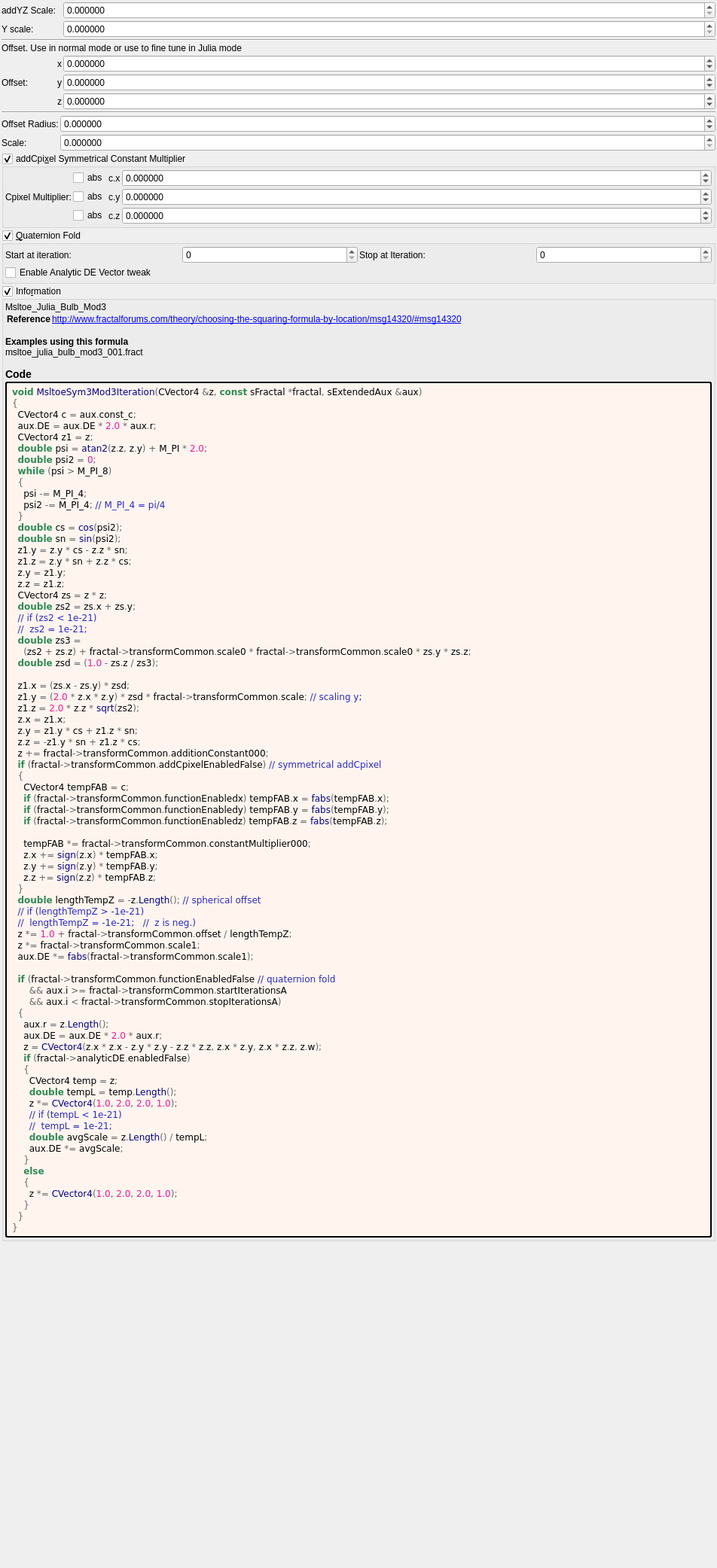
<?xml version="1.0" encoding="UTF-8"?>
<ui version="4.0">
 <class>msltoe_sym3_mod3</class>
 <widget class="QWidget" name="Form">
  <property name="geometry">
   <rect>
    <x>0</x>
    <y>0</y>
    <width>952</width>
    <height>2083</height>
   </rect>
  </property>
  <property name="windowTitle">
   <string notr="true">msltoe_sym3_mod3</string>
  </property>
  <layout class="QVBoxLayout" name="verticalLayout">
   <property name="spacing">
    <number>2</number>
   </property>
   <property name="leftMargin">
    <number>2</number>
   </property>
   <property name="topMargin">
    <number>2</number>
   </property>
   <property name="rightMargin">
    <number>2</number>
   </property>
   <property name="bottomMargin">
    <number>2</number>
   </property>
   <item>
    <layout class="QGridLayout" name="gridLayout_64" columnstretch="0,0,0,1">
     <property name="spacing">
      <number>2</number>
     </property>
     <item row="6" column="2">
      <widget class="QLabel" name="label_266">
       <property name="text">
        <string notr="true">z</string>
       </property>
      </widget>
     </item>
     <item row="0" column="3">
      <widget class="MyDoubleSpinBox" name="spinbox_transf_scale_0">
       <property name="sizePolicy">
        <sizepolicy hsizetype="Minimum" vsizetype="Maximum">
         <horstretch>0</horstretch>
         <verstretch>0</verstretch>
        </sizepolicy>
       </property>
       <property name="prefix">
        <string/>
       </property>
       <property name="suffix">
        <string/>
       </property>
       <property name="decimals">
        <number>6</number>
       </property>
       <property name="minimum">
        <double>0.000000000000000</double>
       </property>
       <property name="maximum">
        <double>99.998999999999995</double>
       </property>
       <property name="singleStep">
        <double>0.100000000000000</double>
       </property>
      </widget>
     </item>
     <item row="2" column="1" colspan="3">
      <widget class="Line" name="line_56">
       <property name="orientation">
        <enum>Qt::Horizontal</enum>
       </property>
      </widget>
     </item>
     <item row="4" column="3">
      <widget class="MyDoubleSpinBox" name="spinbox3_transf_addition_constant_x">
       <property name="sizePolicy">
        <sizepolicy hsizetype="Minimum" vsizetype="Maximum">
         <horstretch>0</horstretch>
         <verstretch>0</verstretch>
        </sizepolicy>
       </property>
       <property name="prefix">
        <string/>
       </property>
       <property name="suffix">
        <string/>
       </property>
       <property name="decimals">
        <number>6</number>
       </property>
       <property name="minimum">
        <double>-99.989999999999995</double>
       </property>
       <property name="maximum">
        <double>99.989999999999995</double>
       </property>
       <property name="singleStep">
        <double>0.100000000000000</double>
       </property>
      </widget>
     </item>
     <item row="7" column="1" colspan="3">
      <widget class="Line" name="line_59">
       <property name="orientation">
        <enum>Qt::Horizontal</enum>
       </property>
      </widget>
     </item>
     <item row="6" column="3">
      <widget class="MyDoubleSpinBox" name="spinbox3_transf_addition_constant_z">
       <property name="sizePolicy">
        <sizepolicy hsizetype="Minimum" vsizetype="Maximum">
         <horstretch>0</horstretch>
         <verstretch>0</verstretch>
        </sizepolicy>
       </property>
       <property name="prefix">
        <string/>
       </property>
       <property name="suffix">
        <string/>
       </property>
       <property name="decimals">
        <number>6</number>
       </property>
       <property name="minimum">
        <double>-99.989999999999995</double>
       </property>
       <property name="maximum">
        <double>99.989999999999995</double>
       </property>
       <property name="singleStep">
        <double>0.100000000000000</double>
       </property>
      </widget>
     </item>
     <item row="0" column="1">
      <widget class="QLabel" name="label_10">
       <property name="text">
        <string>addYZ Scale:</string>
       </property>
      </widget>
     </item>
     <item row="5" column="3">
      <widget class="MyDoubleSpinBox" name="spinbox3_transf_addition_constant_y">
       <property name="sizePolicy">
        <sizepolicy hsizetype="Minimum" vsizetype="Maximum">
         <horstretch>0</horstretch>
         <verstretch>0</verstretch>
        </sizepolicy>
       </property>
       <property name="prefix">
        <string/>
       </property>
       <property name="suffix">
        <string/>
       </property>
       <property name="decimals">
        <number>6</number>
       </property>
       <property name="minimum">
        <double>-99.989999999999995</double>
       </property>
       <property name="maximum">
        <double>99.989999999999995</double>
       </property>
       <property name="singleStep">
        <double>0.100000000000000</double>
       </property>
      </widget>
     </item>
     <item row="3" column="1" colspan="3">
      <widget class="QLabel" name="label">
       <property name="text">
        <string>Offset. Use in normal mode or use to fine tune in Julia mode</string>
       </property>
       <property name="wordWrap">
        <bool>true</bool>
       </property>
      </widget>
     </item>
     <item row="5" column="1">
      <widget class="QLabel" name="label_267">
       <property name="text">
        <string>Offset:</string>
       </property>
      </widget>
     </item>
     <item row="1" column="3">
      <widget class="MyDoubleSpinBox" name="spinbox_transf_scale">
       <property name="sizePolicy">
        <sizepolicy hsizetype="Minimum" vsizetype="Maximum">
         <horstretch>0</horstretch>
         <verstretch>0</verstretch>
        </sizepolicy>
       </property>
       <property name="prefix">
        <string/>
       </property>
       <property name="suffix">
        <string/>
       </property>
       <property name="decimals">
        <number>6</number>
       </property>
       <property name="minimum">
        <double>0.000000000000000</double>
       </property>
       <property name="maximum">
        <double>2.000000000000000</double>
       </property>
       <property name="singleStep">
        <double>0.100000000000000</double>
       </property>
      </widget>
     </item>
     <item row="5" column="2">
      <widget class="QLabel" name="label_264">
       <property name="text">
        <string notr="true">y</string>
       </property>
      </widget>
     </item>
     <item row="1" column="1">
      <widget class="QLabel" name="label_8">
       <property name="text">
        <string>Y scale:</string>
       </property>
      </widget>
     </item>
     <item row="4" column="2">
      <widget class="QLabel" name="label_257">
       <property name="text">
        <string notr="true">x</string>
       </property>
      </widget>
     </item>
    </layout>
   </item>
   <item>
    <layout class="QGridLayout" name="gridLayout_3" columnstretch="0,1">
     <property name="spacing">
      <number>2</number>
     </property>
     <item row="0" column="0">
      <widget class="QLabel" name="label_146">
       <property name="text">
        <string>Offset Radius:</string>
       </property>
      </widget>
     </item>
     <item row="0" column="1">
      <widget class="MyDoubleSpinBox" name="spinbox_transf_offset">
       <property name="sizePolicy">
        <sizepolicy hsizetype="Minimum" vsizetype="Maximum">
         <horstretch>0</horstretch>
         <verstretch>0</verstretch>
        </sizepolicy>
       </property>
       <property name="prefix">
        <string/>
       </property>
       <property name="suffix">
        <string/>
       </property>
       <property name="decimals">
        <number>6</number>
       </property>
       <property name="minimum">
        <double>-2000.000000000000000</double>
       </property>
       <property name="maximum">
        <double>2000.000000000000000</double>
       </property>
       <property name="singleStep">
        <double>0.100000000000000</double>
       </property>
      </widget>
     </item>
     <item row="1" column="0">
      <widget class="QLabel" name="label_147">
       <property name="text">
        <string>Scale:</string>
       </property>
      </widget>
     </item>
     <item row="1" column="1">
      <widget class="MyDoubleSpinBox" name="spinbox_transf_scale_1">
       <property name="sizePolicy">
        <sizepolicy hsizetype="Minimum" vsizetype="Maximum">
         <horstretch>0</horstretch>
         <verstretch>0</verstretch>
        </sizepolicy>
       </property>
       <property name="prefix">
        <string/>
       </property>
       <property name="suffix">
        <string/>
       </property>
       <property name="decimals">
        <number>6</number>
       </property>
       <property name="minimum">
        <double>0.000000000000000</double>
       </property>
       <property name="maximum">
        <double>99.998999999999995</double>
       </property>
       <property name="singleStep">
        <double>0.100000000000000</double>
       </property>
      </widget>
     </item>
    </layout>
   </item>
   <item>
    <widget class="MyGroupBox" name="groupCheck_transf_addCpixel_enabled_false">
     <property name="toolTip">
      <string>&lt;html&gt;&lt;head/&gt;&lt;body&gt;&lt;p&gt;Cpixel is CVector3 c = ( c.x, c.y, c.z). It is each original point (pixel) in 3D space where the iteration starts from, ( c = original z for each point .) It is commonly found in formula structures z = f(z) + c.&lt;/p&gt;&lt;p&gt;The Cpixel multiplier effectively scales this point &amp;quot;c&amp;quot; towards the origin.&lt;/p&gt;&lt;p&gt;This transform allows the addition or subtraction of Cpixel, dependent on whether z is postive or negative.&lt;/p&gt;&lt;p&gt;e.g if &lt;span style=&quot; font-style:italic;&quot;&gt;z.x&lt;/span&gt; is positive then &lt;span style=&quot; font-style:italic;&quot;&gt;fabs(c.x)&lt;/span&gt; is added, if &lt;span style=&quot; font-style:italic;&quot;&gt;z.x&lt;/span&gt; is negative then &lt;span style=&quot; font-style:italic;&quot;&gt;fabs(c)&lt;/span&gt; is subtracted. &lt;/p&gt;&lt;p&gt;Also try negative addCpixel constant multipliers.&lt;/p&gt;&lt;p&gt;If checkBoxes are disabled then Cpixel remains signed.&lt;/p&gt;&lt;p&gt;&lt;br/&gt;&lt;/p&gt;&lt;/body&gt;&lt;/html&gt;</string>
     </property>
     <property name="title">
      <string>addCpi&amp;xel Symmetrical Constant Multiplier</string>
     </property>
     <property name="checkable">
      <bool>true</bool>
     </property>
     <layout class="QVBoxLayout" name="verticalLayout_49">
      <property name="spacing">
       <number>2</number>
      </property>
      <property name="leftMargin">
       <number>2</number>
      </property>
      <property name="topMargin">
       <number>2</number>
      </property>
      <property name="rightMargin">
       <number>2</number>
      </property>
      <property name="bottomMargin">
       <number>2</number>
      </property>
      <item>
       <layout class="QGridLayout" name="gridLayout_23" columnstretch="0,0,0,1">
        <property name="spacing">
         <number>2</number>
        </property>
        <item row="2" column="2">
         <widget class="QLabel" name="label_111">
          <property name="text">
           <string notr="true">c.z</string>
          </property>
         </widget>
        </item>
        <item row="2" column="1">
         <widget class="MyCheckBox" name="checkBox_transf_function_enabledz">
          <property name="text">
           <string notr="true">abs</string>
          </property>
         </widget>
        </item>
        <item row="1" column="1">
         <widget class="MyCheckBox" name="checkBox_transf_function_enabledy">
          <property name="text">
           <string notr="true">abs</string>
          </property>
         </widget>
        </item>
        <item row="2" column="3">
         <widget class="MyDoubleSpinBox" name="spinbox3_transf_constant_multiplier_000_z">
          <property name="sizePolicy">
           <sizepolicy hsizetype="Minimum" vsizetype="Maximum">
            <horstretch>0</horstretch>
            <verstretch>0</verstretch>
           </sizepolicy>
          </property>
          <property name="prefix">
           <string/>
          </property>
          <property name="suffix">
           <string/>
          </property>
          <property name="decimals">
           <number>6</number>
          </property>
          <property name="minimum">
           <double>-99.989999999999995</double>
          </property>
          <property name="maximum">
           <double>99.989999999999995</double>
          </property>
          <property name="singleStep">
           <double>0.100000000000000</double>
          </property>
         </widget>
        </item>
        <item row="0" column="2">
         <widget class="QLabel" name="label_109">
          <property name="text">
           <string notr="true">c.x</string>
          </property>
         </widget>
        </item>
        <item row="1" column="0">
         <widget class="QLabel" name="label_112">
          <property name="text">
           <string>Cpixel Multiplier:</string>
          </property>
         </widget>
        </item>
        <item row="1" column="3">
         <widget class="MyDoubleSpinBox" name="spinbox3_transf_constant_multiplier_000_y">
          <property name="sizePolicy">
           <sizepolicy hsizetype="Minimum" vsizetype="Maximum">
            <horstretch>0</horstretch>
            <verstretch>0</verstretch>
           </sizepolicy>
          </property>
          <property name="prefix">
           <string/>
          </property>
          <property name="suffix">
           <string/>
          </property>
          <property name="decimals">
           <number>6</number>
          </property>
          <property name="minimum">
           <double>-99.989999999999995</double>
          </property>
          <property name="maximum">
           <double>99.989999999999995</double>
          </property>
          <property name="singleStep">
           <double>0.100000000000000</double>
          </property>
         </widget>
        </item>
        <item row="1" column="2">
         <widget class="QLabel" name="label_110">
          <property name="text">
           <string notr="true">c.y</string>
          </property>
         </widget>
        </item>
        <item row="0" column="3">
         <widget class="MyDoubleSpinBox" name="spinbox3_transf_constant_multiplier_000_x">
          <property name="sizePolicy">
           <sizepolicy hsizetype="Minimum" vsizetype="Maximum">
            <horstretch>0</horstretch>
            <verstretch>0</verstretch>
           </sizepolicy>
          </property>
          <property name="prefix">
           <string/>
          </property>
          <property name="suffix">
           <string/>
          </property>
          <property name="decimals">
           <number>6</number>
          </property>
          <property name="minimum">
           <double>-99.989999999999995</double>
          </property>
          <property name="maximum">
           <double>99.989999999999995</double>
          </property>
          <property name="singleStep">
           <double>0.100000000000000</double>
          </property>
         </widget>
        </item>
        <item row="0" column="1">
         <widget class="MyCheckBox" name="checkBox_transf_function_enabledx">
          <property name="text">
           <string notr="true">abs</string>
          </property>
         </widget>
        </item>
       </layout>
      </item>
     </layout>
    </widget>
   </item>
   <item>
    <widget class="MyGroupBox" name="groupCheck_transf_function_enabled_false">
     <property name="title">
      <string>&amp;Quaternion Fold</string>
     </property>
     <property name="checkable">
      <bool>true</bool>
     </property>
     <layout class="QVBoxLayout" name="verticalLayout_10" stretch="0,0">
      <property name="spacing">
       <number>2</number>
      </property>
      <property name="leftMargin">
       <number>2</number>
      </property>
      <property name="topMargin">
       <number>2</number>
      </property>
      <property name="rightMargin">
       <number>2</number>
      </property>
      <property name="bottomMargin">
       <number>2</number>
      </property>
      <item>
       <layout class="QGridLayout" name="gridLayout_2">
        <property name="spacing">
         <number>2</number>
        </property>
        <item row="0" column="1">
         <widget class="MySpinBox" name="spinboxInt_transf_start_iterations_A">
          <property name="sizePolicy">
           <sizepolicy hsizetype="Minimum" vsizetype="Maximum">
            <horstretch>0</horstretch>
            <verstretch>0</verstretch>
           </sizepolicy>
          </property>
          <property name="minimum">
           <number>0</number>
          </property>
          <property name="maximum">
           <number>999</number>
          </property>
          <property name="value">
           <number>0</number>
          </property>
         </widget>
        </item>
        <item row="0" column="0">
         <widget class="QLabel" name="label_52">
          <property name="text">
           <string>Start at iteration:</string>
          </property>
         </widget>
        </item>
        <item row="0" column="2">
         <widget class="QLabel" name="label_53">
          <property name="text">
           <string>Stop at Iteration:</string>
          </property>
         </widget>
        </item>
        <item row="0" column="3">
         <widget class="MySpinBox" name="spinboxInt_transf_stop_iterations_A">
          <property name="sizePolicy">
           <sizepolicy hsizetype="Minimum" vsizetype="Maximum">
            <horstretch>0</horstretch>
            <verstretch>0</verstretch>
           </sizepolicy>
          </property>
          <property name="maximum">
           <number>999</number>
          </property>
         </widget>
        </item>
       </layout>
      </item>
      <item>
       <widget class="MyCheckBox" name="checkBox_analyticDE_enabled_false">
        <property name="text">
         <string>Enable Analytic DE Vector tweak</string>
        </property>
       </widget>
      </item>
     </layout>
    </widget>
   </item>
   <item>
    <widget class="MyGroupBox" name="groupCheck_info">
     <property name="title">
      <string>Info&amp;rmation</string>
     </property>
     <property name="flat">
      <bool>false</bool>
     </property>
     <property name="checkable">
      <bool>true</bool>
     </property>
     <layout class="QVBoxLayout" name="verticalLayout_2">
      <property name="spacing">
       <number>2</number>
      </property>
      <property name="leftMargin">
       <number>2</number>
      </property>
      <property name="topMargin">
       <number>2</number>
      </property>
      <property name="rightMargin">
       <number>2</number>
      </property>
      <property name="bottomMargin">
       <number>2</number>
      </property>
      <item>
       <widget class="QLabel" name="label_information_general">
        <property name="text">
         <string notr="true">&lt;p&gt;Msltoe_Julia_Bulb_Mod3&lt;/p&gt;&lt;table&gt;
&lt;tr&gt;&lt;th&gt;Reference&lt;/th&gt;&lt;td&gt;&lt;a href=&quot;http://www.fractalforums.com/theory/choosing-the-squaring-formula-by-location/msg14320/#msg14320&quot;&gt;http://www.fractalforums.com/theory/choosing-the-squaring-formula-by-location/msg14320/#msg14320&lt;br&gt;
&lt;/td&gt;&lt;/tr&gt;
&lt;/table&gt;
&lt;br&gt;&lt;b&gt;Examples using this formula&lt;/b&gt;&lt;br&gt;msltoe_julia_bulb_mod3_001.fract&lt;h3&gt;Code&lt;/h3&gt;</string>
        </property>
        <property name="wordWrap">
         <bool>true</bool>
        </property>
        <property name="openExternalLinks">
         <bool>true</bool>
        </property>
        <property name="textInteractionFlags">
         <set>Qt::LinksAccessibleByMouse|Qt::TextSelectableByMouse</set>
        </property>
       </widget>
      </item>
      <item>
       <widget class="QLabel" name="label_code_content">
        <property name="styleSheet">
         <string notr="true">border-style: outset; border-width: 2px; border-radius: 3px; border-color: black; background-color: #fff5ee; padding: 4px;</string>
        </property>
        <property name="text">
         <string notr="true">&lt;body style=&quot;background-color:#fff5ee&quot;&gt;
&lt;pre style=&quot;color:#000000; background-color:#fff5ee;  font-family:&#039;Courier New&#039;,monospace;white-space: pre-wrap;&quot;&gt;&lt;span style=&quot;color:#2e8b57; font-weight:bold&quot;&gt;void&lt;/span&gt; &lt;span style=&quot;color:#00008f&quot;&gt;MsltoeSym3Mod3Iteration&lt;/span&gt;&lt;span style=&quot;color:#676767&quot;&gt;(&lt;/span&gt;CVector4 &lt;span style=&quot;color:#676767&quot;&gt;&amp;amp;&lt;/span&gt;z&lt;span style=&quot;color:#676767&quot;&gt;,&lt;/span&gt; &lt;span style=&quot;color:#2e8b57; font-weight:bold&quot;&gt;const&lt;/span&gt; sFractal &lt;span style=&quot;color:#676767&quot;&gt;*&lt;/span&gt;fractal&lt;span style=&quot;color:#676767&quot;&gt;,&lt;/span&gt; sExtendedAux &lt;span style=&quot;color:#676767&quot;&gt;&amp;amp;&lt;/span&gt;aux&lt;span style=&quot;color:#676767&quot;&gt;)&lt;/span&gt;
&lt;span style=&quot;color:#676767&quot;&gt;{&lt;/span&gt;
  CVector4 c &lt;span style=&quot;color:#676767&quot;&gt;=&lt;/span&gt; aux&lt;span style=&quot;color:#676767&quot;&gt;.&lt;/span&gt;const_c&lt;span style=&quot;color:#676767&quot;&gt;;&lt;/span&gt;
  aux&lt;span style=&quot;color:#676767&quot;&gt;.&lt;/span&gt;DE &lt;span style=&quot;color:#676767&quot;&gt;=&lt;/span&gt; aux&lt;span style=&quot;color:#676767&quot;&gt;.&lt;/span&gt;DE &lt;span style=&quot;color:#676767&quot;&gt;*&lt;/span&gt; &lt;span style=&quot;color:#ff1493&quot;&gt;2.0&lt;/span&gt; &lt;span style=&quot;color:#676767&quot;&gt;*&lt;/span&gt; aux&lt;span style=&quot;color:#676767&quot;&gt;.&lt;/span&gt;r&lt;span style=&quot;color:#676767&quot;&gt;;&lt;/span&gt;
  CVector4 z1 &lt;span style=&quot;color:#676767&quot;&gt;=&lt;/span&gt; z&lt;span style=&quot;color:#676767&quot;&gt;;&lt;/span&gt;
  &lt;span style=&quot;color:#2e8b57; font-weight:bold&quot;&gt;double&lt;/span&gt; psi &lt;span style=&quot;color:#676767&quot;&gt;=&lt;/span&gt; &lt;span style=&quot;color:#00008f&quot;&gt;atan2&lt;/span&gt;&lt;span style=&quot;color:#676767&quot;&gt;(&lt;/span&gt;z&lt;span style=&quot;color:#676767&quot;&gt;.&lt;/span&gt;z&lt;span style=&quot;color:#676767&quot;&gt;,&lt;/span&gt; z&lt;span style=&quot;color:#676767&quot;&gt;.&lt;/span&gt;y&lt;span style=&quot;color:#676767&quot;&gt;) +&lt;/span&gt; M_PI &lt;span style=&quot;color:#676767&quot;&gt;*&lt;/span&gt; &lt;span style=&quot;color:#ff1493&quot;&gt;2.0&lt;/span&gt;&lt;span style=&quot;color:#676767&quot;&gt;;&lt;/span&gt;
  &lt;span style=&quot;color:#2e8b57; font-weight:bold&quot;&gt;double&lt;/span&gt; psi2 &lt;span style=&quot;color:#676767&quot;&gt;=&lt;/span&gt; &lt;span style=&quot;color:#ff1493&quot;&gt;0&lt;/span&gt;&lt;span style=&quot;color:#676767&quot;&gt;;&lt;/span&gt;
  &lt;span style=&quot;color:#2e8b57; font-weight:bold&quot;&gt;while&lt;/span&gt; &lt;span style=&quot;color:#676767&quot;&gt;(&lt;/span&gt;psi &lt;span style=&quot;color:#676767&quot;&gt;&amp;gt;&lt;/span&gt; M_PI_8&lt;span style=&quot;color:#676767&quot;&gt;)&lt;/span&gt;
  &lt;span style=&quot;color:#676767&quot;&gt;{&lt;/span&gt;
    psi &lt;span style=&quot;color:#676767&quot;&gt;-=&lt;/span&gt; M_PI_4&lt;span style=&quot;color:#676767&quot;&gt;;&lt;/span&gt;
    psi2 &lt;span style=&quot;color:#676767&quot;&gt;-=&lt;/span&gt; M_PI_4&lt;span style=&quot;color:#676767&quot;&gt;;&lt;/span&gt; &lt;span style=&quot;color:#2929cc&quot;&gt;// M_PI_4 = pi/4&lt;/span&gt;
  &lt;span style=&quot;color:#676767&quot;&gt;}&lt;/span&gt;
  &lt;span style=&quot;color:#2e8b57; font-weight:bold&quot;&gt;double&lt;/span&gt; cs &lt;span style=&quot;color:#676767&quot;&gt;=&lt;/span&gt; &lt;span style=&quot;color:#00008f&quot;&gt;cos&lt;/span&gt;&lt;span style=&quot;color:#676767&quot;&gt;(&lt;/span&gt;psi2&lt;span style=&quot;color:#676767&quot;&gt;);&lt;/span&gt;
  &lt;span style=&quot;color:#2e8b57; font-weight:bold&quot;&gt;double&lt;/span&gt; sn &lt;span style=&quot;color:#676767&quot;&gt;=&lt;/span&gt; &lt;span style=&quot;color:#00008f&quot;&gt;sin&lt;/span&gt;&lt;span style=&quot;color:#676767&quot;&gt;(&lt;/span&gt;psi2&lt;span style=&quot;color:#676767&quot;&gt;);&lt;/span&gt;
  z1&lt;span style=&quot;color:#676767&quot;&gt;.&lt;/span&gt;y &lt;span style=&quot;color:#676767&quot;&gt;=&lt;/span&gt; z&lt;span style=&quot;color:#676767&quot;&gt;.&lt;/span&gt;y &lt;span style=&quot;color:#676767&quot;&gt;*&lt;/span&gt; cs &lt;span style=&quot;color:#676767&quot;&gt;-&lt;/span&gt; z&lt;span style=&quot;color:#676767&quot;&gt;.&lt;/span&gt;z &lt;span style=&quot;color:#676767&quot;&gt;*&lt;/span&gt; sn&lt;span style=&quot;color:#676767&quot;&gt;;&lt;/span&gt;
  z1&lt;span style=&quot;color:#676767&quot;&gt;.&lt;/span&gt;z &lt;span style=&quot;color:#676767&quot;&gt;=&lt;/span&gt; z&lt;span style=&quot;color:#676767&quot;&gt;.&lt;/span&gt;y &lt;span style=&quot;color:#676767&quot;&gt;*&lt;/span&gt; sn &lt;span style=&quot;color:#676767&quot;&gt;+&lt;/span&gt; z&lt;span style=&quot;color:#676767&quot;&gt;.&lt;/span&gt;z &lt;span style=&quot;color:#676767&quot;&gt;*&lt;/span&gt; cs&lt;span style=&quot;color:#676767&quot;&gt;;&lt;/span&gt;
  z&lt;span style=&quot;color:#676767&quot;&gt;.&lt;/span&gt;y &lt;span style=&quot;color:#676767&quot;&gt;=&lt;/span&gt; z1&lt;span style=&quot;color:#676767&quot;&gt;.&lt;/span&gt;y&lt;span style=&quot;color:#676767&quot;&gt;;&lt;/span&gt;
  z&lt;span style=&quot;color:#676767&quot;&gt;.&lt;/span&gt;z &lt;span style=&quot;color:#676767&quot;&gt;=&lt;/span&gt; z1&lt;span style=&quot;color:#676767&quot;&gt;.&lt;/span&gt;z&lt;span style=&quot;color:#676767&quot;&gt;;&lt;/span&gt;
  CVector4 zs &lt;span style=&quot;color:#676767&quot;&gt;=&lt;/span&gt; z &lt;span style=&quot;color:#676767&quot;&gt;*&lt;/span&gt; z&lt;span style=&quot;color:#676767&quot;&gt;;&lt;/span&gt;
  &lt;span style=&quot;color:#2e8b57; font-weight:bold&quot;&gt;double&lt;/span&gt; zs2 &lt;span style=&quot;color:#676767&quot;&gt;=&lt;/span&gt; zs&lt;span style=&quot;color:#676767&quot;&gt;.&lt;/span&gt;x &lt;span style=&quot;color:#676767&quot;&gt;+&lt;/span&gt; zs&lt;span style=&quot;color:#676767&quot;&gt;.&lt;/span&gt;y&lt;span style=&quot;color:#676767&quot;&gt;;&lt;/span&gt;
  &lt;span style=&quot;color:#2929cc&quot;&gt;// if (zs2 &amp;lt; 1e-21)&lt;/span&gt;
  &lt;span style=&quot;color:#2929cc&quot;&gt;//  zs2 = 1e-21;&lt;/span&gt;
  &lt;span style=&quot;color:#2e8b57; font-weight:bold&quot;&gt;double&lt;/span&gt; zs3 &lt;span style=&quot;color:#676767&quot;&gt;=&lt;/span&gt;
    &lt;span style=&quot;color:#676767&quot;&gt;(&lt;/span&gt;zs2 &lt;span style=&quot;color:#676767&quot;&gt;+&lt;/span&gt; zs&lt;span style=&quot;color:#676767&quot;&gt;.&lt;/span&gt;z&lt;span style=&quot;color:#676767&quot;&gt;) +&lt;/span&gt; fractal&lt;span style=&quot;color:#676767&quot;&gt;-&amp;gt;&lt;/span&gt;transformCommon&lt;span style=&quot;color:#676767&quot;&gt;.&lt;/span&gt;scale0 &lt;span style=&quot;color:#676767&quot;&gt;*&lt;/span&gt; fractal&lt;span style=&quot;color:#676767&quot;&gt;-&amp;gt;&lt;/span&gt;transformCommon&lt;span style=&quot;color:#676767&quot;&gt;.&lt;/span&gt;scale0 &lt;span style=&quot;color:#676767&quot;&gt;*&lt;/span&gt; zs&lt;span style=&quot;color:#676767&quot;&gt;.&lt;/span&gt;y &lt;span style=&quot;color:#676767&quot;&gt;*&lt;/span&gt; zs&lt;span style=&quot;color:#676767&quot;&gt;.&lt;/span&gt;z&lt;span style=&quot;color:#676767&quot;&gt;;&lt;/span&gt;
  &lt;span style=&quot;color:#2e8b57; font-weight:bold&quot;&gt;double&lt;/span&gt; zsd &lt;span style=&quot;color:#676767&quot;&gt;= (&lt;/span&gt;&lt;span style=&quot;color:#ff1493&quot;&gt;1.0&lt;/span&gt; &lt;span style=&quot;color:#676767&quot;&gt;-&lt;/span&gt; zs&lt;span style=&quot;color:#676767&quot;&gt;.&lt;/span&gt;z &lt;span style=&quot;color:#676767&quot;&gt;/&lt;/span&gt; zs3&lt;span style=&quot;color:#676767&quot;&gt;);&lt;/span&gt;

  z1&lt;span style=&quot;color:#676767&quot;&gt;.&lt;/span&gt;x &lt;span style=&quot;color:#676767&quot;&gt;= (&lt;/span&gt;zs&lt;span style=&quot;color:#676767&quot;&gt;.&lt;/span&gt;x &lt;span style=&quot;color:#676767&quot;&gt;-&lt;/span&gt; zs&lt;span style=&quot;color:#676767&quot;&gt;.&lt;/span&gt;y&lt;span style=&quot;color:#676767&quot;&gt;) *&lt;/span&gt; zsd&lt;span style=&quot;color:#676767&quot;&gt;;&lt;/span&gt;
  z1&lt;span style=&quot;color:#676767&quot;&gt;.&lt;/span&gt;y &lt;span style=&quot;color:#676767&quot;&gt;= (&lt;/span&gt;&lt;span style=&quot;color:#ff1493&quot;&gt;2.0&lt;/span&gt; &lt;span style=&quot;color:#676767&quot;&gt;*&lt;/span&gt; z&lt;span style=&quot;color:#676767&quot;&gt;.&lt;/span&gt;x &lt;span style=&quot;color:#676767&quot;&gt;*&lt;/span&gt; z&lt;span style=&quot;color:#676767&quot;&gt;.&lt;/span&gt;y&lt;span style=&quot;color:#676767&quot;&gt;) *&lt;/span&gt; zsd &lt;span style=&quot;color:#676767&quot;&gt;*&lt;/span&gt; fractal&lt;span style=&quot;color:#676767&quot;&gt;-&amp;gt;&lt;/span&gt;transformCommon&lt;span style=&quot;color:#676767&quot;&gt;.&lt;/span&gt;scale&lt;span style=&quot;color:#676767&quot;&gt;;&lt;/span&gt; &lt;span style=&quot;color:#2929cc&quot;&gt;// scaling y;&lt;/span&gt;
  z1&lt;span style=&quot;color:#676767&quot;&gt;.&lt;/span&gt;z &lt;span style=&quot;color:#676767&quot;&gt;=&lt;/span&gt; &lt;span style=&quot;color:#ff1493&quot;&gt;2.0&lt;/span&gt; &lt;span style=&quot;color:#676767&quot;&gt;*&lt;/span&gt; z&lt;span style=&quot;color:#676767&quot;&gt;.&lt;/span&gt;z &lt;span style=&quot;color:#676767&quot;&gt;*&lt;/span&gt; &lt;span style=&quot;color:#00008f&quot;&gt;sqrt&lt;/span&gt;&lt;span style=&quot;color:#676767&quot;&gt;(&lt;/span&gt;zs2&lt;span style=&quot;color:#676767&quot;&gt;);&lt;/span&gt;
  z&lt;span style=&quot;color:#676767&quot;&gt;.&lt;/span&gt;x &lt;span style=&quot;color:#676767&quot;&gt;=&lt;/span&gt; z1&lt;span style=&quot;color:#676767&quot;&gt;.&lt;/span&gt;x&lt;span style=&quot;color:#676767&quot;&gt;;&lt;/span&gt;
  z&lt;span style=&quot;color:#676767&quot;&gt;.&lt;/span&gt;y &lt;span style=&quot;color:#676767&quot;&gt;=&lt;/span&gt; z1&lt;span style=&quot;color:#676767&quot;&gt;.&lt;/span&gt;y &lt;span style=&quot;color:#676767&quot;&gt;*&lt;/span&gt; cs &lt;span style=&quot;color:#676767&quot;&gt;+&lt;/span&gt; z1&lt;span style=&quot;color:#676767&quot;&gt;.&lt;/span&gt;z &lt;span style=&quot;color:#676767&quot;&gt;*&lt;/span&gt; sn&lt;span style=&quot;color:#676767&quot;&gt;;&lt;/span&gt;
  z&lt;span style=&quot;color:#676767&quot;&gt;.&lt;/span&gt;z &lt;span style=&quot;color:#676767&quot;&gt;= -&lt;/span&gt;z1&lt;span style=&quot;color:#676767&quot;&gt;.&lt;/span&gt;y &lt;span style=&quot;color:#676767&quot;&gt;*&lt;/span&gt; sn &lt;span style=&quot;color:#676767&quot;&gt;+&lt;/span&gt; z1&lt;span style=&quot;color:#676767&quot;&gt;.&lt;/span&gt;z &lt;span style=&quot;color:#676767&quot;&gt;*&lt;/span&gt; cs&lt;span style=&quot;color:#676767&quot;&gt;;&lt;/span&gt;
  z &lt;span style=&quot;color:#676767&quot;&gt;+=&lt;/span&gt; fractal&lt;span style=&quot;color:#676767&quot;&gt;-&amp;gt;&lt;/span&gt;transformCommon&lt;span style=&quot;color:#676767&quot;&gt;.&lt;/span&gt;additionConstant000&lt;span style=&quot;color:#676767&quot;&gt;;&lt;/span&gt;
  &lt;span style=&quot;color:#2e8b57; font-weight:bold&quot;&gt;if&lt;/span&gt; &lt;span style=&quot;color:#676767&quot;&gt;(&lt;/span&gt;fractal&lt;span style=&quot;color:#676767&quot;&gt;-&amp;gt;&lt;/span&gt;transformCommon&lt;span style=&quot;color:#676767&quot;&gt;.&lt;/span&gt;addCpixelEnabledFalse&lt;span style=&quot;color:#676767&quot;&gt;)&lt;/span&gt; &lt;span style=&quot;color:#2929cc&quot;&gt;// symmetrical addCpixel&lt;/span&gt;
  &lt;span style=&quot;color:#676767&quot;&gt;{&lt;/span&gt;
    CVector4 tempFAB &lt;span style=&quot;color:#676767&quot;&gt;=&lt;/span&gt; c&lt;span style=&quot;color:#676767&quot;&gt;;&lt;/span&gt;
    &lt;span style=&quot;color:#2e8b57; font-weight:bold&quot;&gt;if&lt;/span&gt; &lt;span style=&quot;color:#676767&quot;&gt;(&lt;/span&gt;fractal&lt;span style=&quot;color:#676767&quot;&gt;-&amp;gt;&lt;/span&gt;transformCommon&lt;span style=&quot;color:#676767&quot;&gt;.&lt;/span&gt;functionEnabledx&lt;span style=&quot;color:#676767&quot;&gt;)&lt;/span&gt; tempFAB&lt;span style=&quot;color:#676767&quot;&gt;.&lt;/span&gt;x &lt;span style=&quot;color:#676767&quot;&gt;=&lt;/span&gt; &lt;span style=&quot;color:#00008f&quot;&gt;fabs&lt;/span&gt;&lt;span style=&quot;color:#676767&quot;&gt;(&lt;/span&gt;tempFAB&lt;span style=&quot;color:#676767&quot;&gt;.&lt;/span&gt;x&lt;span style=&quot;color:#676767&quot;&gt;);&lt;/span&gt;
    &lt;span style=&quot;color:#2e8b57; font-weight:bold&quot;&gt;if&lt;/span&gt; &lt;span style=&quot;color:#676767&quot;&gt;(&lt;/span&gt;fractal&lt;span style=&quot;color:#676767&quot;&gt;-&amp;gt;&lt;/span&gt;transformCommon&lt;span style=&quot;color:#676767&quot;&gt;.&lt;/span&gt;functionEnabledy&lt;span style=&quot;color:#676767&quot;&gt;)&lt;/span&gt; tempFAB&lt;span style=&quot;color:#676767&quot;&gt;.&lt;/span&gt;y &lt;span style=&quot;color:#676767&quot;&gt;=&lt;/span&gt; &lt;span style=&quot;color:#00008f&quot;&gt;fabs&lt;/span&gt;&lt;span style=&quot;color:#676767&quot;&gt;(&lt;/span&gt;tempFAB&lt;span style=&quot;color:#676767&quot;&gt;.&lt;/span&gt;y&lt;span style=&quot;color:#676767&quot;&gt;);&lt;/span&gt;
    &lt;span style=&quot;color:#2e8b57; font-weight:bold&quot;&gt;if&lt;/span&gt; &lt;span style=&quot;color:#676767&quot;&gt;(&lt;/span&gt;fractal&lt;span style=&quot;color:#676767&quot;&gt;-&amp;gt;&lt;/span&gt;transformCommon&lt;span style=&quot;color:#676767&quot;&gt;.&lt;/span&gt;functionEnabledz&lt;span style=&quot;color:#676767&quot;&gt;)&lt;/span&gt; tempFAB&lt;span style=&quot;color:#676767&quot;&gt;.&lt;/span&gt;z &lt;span style=&quot;color:#676767&quot;&gt;=&lt;/span&gt; &lt;span style=&quot;color:#00008f&quot;&gt;fabs&lt;/span&gt;&lt;span style=&quot;color:#676767&quot;&gt;(&lt;/span&gt;tempFAB&lt;span style=&quot;color:#676767&quot;&gt;.&lt;/span&gt;z&lt;span style=&quot;color:#676767&quot;&gt;);&lt;/span&gt;

    tempFAB &lt;span style=&quot;color:#676767&quot;&gt;*=&lt;/span&gt; fractal&lt;span style=&quot;color:#676767&quot;&gt;-&amp;gt;&lt;/span&gt;transformCommon&lt;span style=&quot;color:#676767&quot;&gt;.&lt;/span&gt;constantMultiplier000&lt;span style=&quot;color:#676767&quot;&gt;;&lt;/span&gt;
    z&lt;span style=&quot;color:#676767&quot;&gt;.&lt;/span&gt;x &lt;span style=&quot;color:#676767&quot;&gt;+=&lt;/span&gt; &lt;span style=&quot;color:#00008f&quot;&gt;sign&lt;/span&gt;&lt;span style=&quot;color:#676767&quot;&gt;(&lt;/span&gt;z&lt;span style=&quot;color:#676767&quot;&gt;.&lt;/span&gt;x&lt;span style=&quot;color:#676767&quot;&gt;) *&lt;/span&gt; tempFAB&lt;span style=&quot;color:#676767&quot;&gt;.&lt;/span&gt;x&lt;span style=&quot;color:#676767&quot;&gt;;&lt;/span&gt;
    z&lt;span style=&quot;color:#676767&quot;&gt;.&lt;/span&gt;y &lt;span style=&quot;color:#676767&quot;&gt;+=&lt;/span&gt; &lt;span style=&quot;color:#00008f&quot;&gt;sign&lt;/span&gt;&lt;span style=&quot;color:#676767&quot;&gt;(&lt;/span&gt;z&lt;span style=&quot;color:#676767&quot;&gt;.&lt;/span&gt;y&lt;span style=&quot;color:#676767&quot;&gt;) *&lt;/span&gt; tempFAB&lt;span style=&quot;color:#676767&quot;&gt;.&lt;/span&gt;y&lt;span style=&quot;color:#676767&quot;&gt;;&lt;/span&gt;
    z&lt;span style=&quot;color:#676767&quot;&gt;.&lt;/span&gt;z &lt;span style=&quot;color:#676767&quot;&gt;+=&lt;/span&gt; &lt;span style=&quot;color:#00008f&quot;&gt;sign&lt;/span&gt;&lt;span style=&quot;color:#676767&quot;&gt;(&lt;/span&gt;z&lt;span style=&quot;color:#676767&quot;&gt;.&lt;/span&gt;z&lt;span style=&quot;color:#676767&quot;&gt;) *&lt;/span&gt; tempFAB&lt;span style=&quot;color:#676767&quot;&gt;.&lt;/span&gt;z&lt;span style=&quot;color:#676767&quot;&gt;;&lt;/span&gt;
  &lt;span style=&quot;color:#676767&quot;&gt;}&lt;/span&gt;
  &lt;span style=&quot;color:#2e8b57; font-weight:bold&quot;&gt;double&lt;/span&gt; lengthTempZ &lt;span style=&quot;color:#676767&quot;&gt;= -&lt;/span&gt;z&lt;span style=&quot;color:#676767&quot;&gt;.&lt;/span&gt;&lt;span style=&quot;color:#00008f&quot;&gt;Length&lt;/span&gt;&lt;span style=&quot;color:#676767&quot;&gt;();&lt;/span&gt; &lt;span style=&quot;color:#2929cc&quot;&gt;// spherical offset&lt;/span&gt;
  &lt;span style=&quot;color:#2929cc&quot;&gt;// if (lengthTempZ &amp;gt; -1e-21)&lt;/span&gt;
  &lt;span style=&quot;color:#2929cc&quot;&gt;//  lengthTempZ = -1e-21;   //  z is neg.)&lt;/span&gt;
  z &lt;span style=&quot;color:#676767&quot;&gt;*=&lt;/span&gt; &lt;span style=&quot;color:#ff1493&quot;&gt;1.0&lt;/span&gt; &lt;span style=&quot;color:#676767&quot;&gt;+&lt;/span&gt; fractal&lt;span style=&quot;color:#676767&quot;&gt;-&amp;gt;&lt;/span&gt;transformCommon&lt;span style=&quot;color:#676767&quot;&gt;.&lt;/span&gt;offset &lt;span style=&quot;color:#676767&quot;&gt;/&lt;/span&gt; lengthTempZ&lt;span style=&quot;color:#676767&quot;&gt;;&lt;/span&gt;
  z &lt;span style=&quot;color:#676767&quot;&gt;*=&lt;/span&gt; fractal&lt;span style=&quot;color:#676767&quot;&gt;-&amp;gt;&lt;/span&gt;transformCommon&lt;span style=&quot;color:#676767&quot;&gt;.&lt;/span&gt;scale1&lt;span style=&quot;color:#676767&quot;&gt;;&lt;/span&gt;
  aux&lt;span style=&quot;color:#676767&quot;&gt;.&lt;/span&gt;DE &lt;span style=&quot;color:#676767&quot;&gt;*=&lt;/span&gt; &lt;span style=&quot;color:#00008f&quot;&gt;fabs&lt;/span&gt;&lt;span style=&quot;color:#676767&quot;&gt;(&lt;/span&gt;fractal&lt;span style=&quot;color:#676767&quot;&gt;-&amp;gt;&lt;/span&gt;transformCommon&lt;span style=&quot;color:#676767&quot;&gt;.&lt;/span&gt;scale1&lt;span style=&quot;color:#676767&quot;&gt;);&lt;/span&gt;

  &lt;span style=&quot;color:#2e8b57; font-weight:bold&quot;&gt;if&lt;/span&gt; &lt;span style=&quot;color:#676767&quot;&gt;(&lt;/span&gt;fractal&lt;span style=&quot;color:#676767&quot;&gt;-&amp;gt;&lt;/span&gt;transformCommon&lt;span style=&quot;color:#676767&quot;&gt;.&lt;/span&gt;functionEnabledFalse &lt;span style=&quot;color:#2929cc&quot;&gt;// quaternion fold&lt;/span&gt;
      &lt;span style=&quot;color:#676767&quot;&gt;&amp;amp;&amp;amp;&lt;/span&gt; aux&lt;span style=&quot;color:#676767&quot;&gt;.&lt;/span&gt;i &lt;span style=&quot;color:#676767&quot;&gt;&amp;gt;=&lt;/span&gt; fractal&lt;span style=&quot;color:#676767&quot;&gt;-&amp;gt;&lt;/span&gt;transformCommon&lt;span style=&quot;color:#676767&quot;&gt;.&lt;/span&gt;startIterationsA
      &lt;span style=&quot;color:#676767&quot;&gt;&amp;amp;&amp;amp;&lt;/span&gt; aux&lt;span style=&quot;color:#676767&quot;&gt;.&lt;/span&gt;i &lt;span style=&quot;color:#676767&quot;&gt;&amp;lt;&lt;/span&gt; fractal&lt;span style=&quot;color:#676767&quot;&gt;-&amp;gt;&lt;/span&gt;transformCommon&lt;span style=&quot;color:#676767&quot;&gt;.&lt;/span&gt;stopIterationsA&lt;span style=&quot;color:#676767&quot;&gt;)&lt;/span&gt;
  &lt;span style=&quot;color:#676767&quot;&gt;{&lt;/span&gt;
    aux&lt;span style=&quot;color:#676767&quot;&gt;.&lt;/span&gt;r &lt;span style=&quot;color:#676767&quot;&gt;=&lt;/span&gt; z&lt;span style=&quot;color:#676767&quot;&gt;.&lt;/span&gt;&lt;span style=&quot;color:#00008f&quot;&gt;Length&lt;/span&gt;&lt;span style=&quot;color:#676767&quot;&gt;();&lt;/span&gt;
    aux&lt;span style=&quot;color:#676767&quot;&gt;.&lt;/span&gt;DE &lt;span style=&quot;color:#676767&quot;&gt;=&lt;/span&gt; aux&lt;span style=&quot;color:#676767&quot;&gt;.&lt;/span&gt;DE &lt;span style=&quot;color:#676767&quot;&gt;*&lt;/span&gt; &lt;span style=&quot;color:#ff1493&quot;&gt;2.0&lt;/span&gt; &lt;span style=&quot;color:#676767&quot;&gt;*&lt;/span&gt; aux&lt;span style=&quot;color:#676767&quot;&gt;.&lt;/span&gt;r&lt;span style=&quot;color:#676767&quot;&gt;;&lt;/span&gt;
    z &lt;span style=&quot;color:#676767&quot;&gt;=&lt;/span&gt; &lt;span style=&quot;color:#00008f&quot;&gt;CVector4&lt;/span&gt;&lt;span style=&quot;color:#676767&quot;&gt;(&lt;/span&gt;z&lt;span style=&quot;color:#676767&quot;&gt;.&lt;/span&gt;x &lt;span style=&quot;color:#676767&quot;&gt;*&lt;/span&gt; z&lt;span style=&quot;color:#676767&quot;&gt;.&lt;/span&gt;x &lt;span style=&quot;color:#676767&quot;&gt;-&lt;/span&gt; z&lt;span style=&quot;color:#676767&quot;&gt;.&lt;/span&gt;y &lt;span style=&quot;color:#676767&quot;&gt;*&lt;/span&gt; z&lt;span style=&quot;color:#676767&quot;&gt;.&lt;/span&gt;y &lt;span style=&quot;color:#676767&quot;&gt;-&lt;/span&gt; z&lt;span style=&quot;color:#676767&quot;&gt;.&lt;/span&gt;z &lt;span style=&quot;color:#676767&quot;&gt;*&lt;/span&gt; z&lt;span style=&quot;color:#676767&quot;&gt;.&lt;/span&gt;z&lt;span style=&quot;color:#676767&quot;&gt;,&lt;/span&gt; z&lt;span style=&quot;color:#676767&quot;&gt;.&lt;/span&gt;x &lt;span style=&quot;color:#676767&quot;&gt;*&lt;/span&gt; z&lt;span style=&quot;color:#676767&quot;&gt;.&lt;/span&gt;y&lt;span style=&quot;color:#676767&quot;&gt;,&lt;/span&gt; z&lt;span style=&quot;color:#676767&quot;&gt;.&lt;/span&gt;x &lt;span style=&quot;color:#676767&quot;&gt;*&lt;/span&gt; z&lt;span style=&quot;color:#676767&quot;&gt;.&lt;/span&gt;z&lt;span style=&quot;color:#676767&quot;&gt;,&lt;/span&gt; z&lt;span style=&quot;color:#676767&quot;&gt;.&lt;/span&gt;w&lt;span style=&quot;color:#676767&quot;&gt;);&lt;/span&gt;
    &lt;span style=&quot;color:#2e8b57; font-weight:bold&quot;&gt;if&lt;/span&gt; &lt;span style=&quot;color:#676767&quot;&gt;(&lt;/span&gt;fractal&lt;span style=&quot;color:#676767&quot;&gt;-&amp;gt;&lt;/span&gt;analyticDE&lt;span style=&quot;color:#676767&quot;&gt;.&lt;/span&gt;enabledFalse&lt;span style=&quot;color:#676767&quot;&gt;)&lt;/span&gt;
    &lt;span style=&quot;color:#676767&quot;&gt;{&lt;/span&gt;
      CVector4 temp &lt;span style=&quot;color:#676767&quot;&gt;=&lt;/span&gt; z&lt;span style=&quot;color:#676767&quot;&gt;;&lt;/span&gt;
      &lt;span style=&quot;color:#2e8b57; font-weight:bold&quot;&gt;double&lt;/span&gt; tempL &lt;span style=&quot;color:#676767&quot;&gt;=&lt;/span&gt; temp&lt;span style=&quot;color:#676767&quot;&gt;.&lt;/span&gt;&lt;span style=&quot;color:#00008f&quot;&gt;Length&lt;/span&gt;&lt;span style=&quot;color:#676767&quot;&gt;();&lt;/span&gt;
      z &lt;span style=&quot;color:#676767&quot;&gt;*=&lt;/span&gt; &lt;span style=&quot;color:#00008f&quot;&gt;CVector4&lt;/span&gt;&lt;span style=&quot;color:#676767&quot;&gt;(&lt;/span&gt;&lt;span style=&quot;color:#ff1493&quot;&gt;1.0&lt;/span&gt;&lt;span style=&quot;color:#676767&quot;&gt;,&lt;/span&gt; &lt;span style=&quot;color:#ff1493&quot;&gt;2.0&lt;/span&gt;&lt;span style=&quot;color:#676767&quot;&gt;,&lt;/span&gt; &lt;span style=&quot;color:#ff1493&quot;&gt;2.0&lt;/span&gt;&lt;span style=&quot;color:#676767&quot;&gt;,&lt;/span&gt; &lt;span style=&quot;color:#ff1493&quot;&gt;1.0&lt;/span&gt;&lt;span style=&quot;color:#676767&quot;&gt;);&lt;/span&gt;
      &lt;span style=&quot;color:#2929cc&quot;&gt;// if (tempL &amp;lt; 1e-21)&lt;/span&gt;
      &lt;span style=&quot;color:#2929cc&quot;&gt;//  tempL = 1e-21;&lt;/span&gt;
      &lt;span style=&quot;color:#2e8b57; font-weight:bold&quot;&gt;double&lt;/span&gt; avgScale &lt;span style=&quot;color:#676767&quot;&gt;=&lt;/span&gt; z&lt;span style=&quot;color:#676767&quot;&gt;.&lt;/span&gt;&lt;span style=&quot;color:#00008f&quot;&gt;Length&lt;/span&gt;&lt;span style=&quot;color:#676767&quot;&gt;() /&lt;/span&gt; tempL&lt;span style=&quot;color:#676767&quot;&gt;;&lt;/span&gt;
      aux&lt;span style=&quot;color:#676767&quot;&gt;.&lt;/span&gt;DE &lt;span style=&quot;color:#676767&quot;&gt;*=&lt;/span&gt; avgScale&lt;span style=&quot;color:#676767&quot;&gt;;&lt;/span&gt;
    &lt;span style=&quot;color:#676767&quot;&gt;}&lt;/span&gt;
    &lt;span style=&quot;color:#2e8b57; font-weight:bold&quot;&gt;else&lt;/span&gt;
    &lt;span style=&quot;color:#676767&quot;&gt;{&lt;/span&gt;
      z &lt;span style=&quot;color:#676767&quot;&gt;*=&lt;/span&gt; &lt;span style=&quot;color:#00008f&quot;&gt;CVector4&lt;/span&gt;&lt;span style=&quot;color:#676767&quot;&gt;(&lt;/span&gt;&lt;span style=&quot;color:#ff1493&quot;&gt;1.0&lt;/span&gt;&lt;span style=&quot;color:#676767&quot;&gt;,&lt;/span&gt; &lt;span style=&quot;color:#ff1493&quot;&gt;2.0&lt;/span&gt;&lt;span style=&quot;color:#676767&quot;&gt;,&lt;/span&gt; &lt;span style=&quot;color:#ff1493&quot;&gt;2.0&lt;/span&gt;&lt;span style=&quot;color:#676767&quot;&gt;,&lt;/span&gt; &lt;span style=&quot;color:#ff1493&quot;&gt;1.0&lt;/span&gt;&lt;span style=&quot;color:#676767&quot;&gt;);&lt;/span&gt;
    &lt;span style=&quot;color:#676767&quot;&gt;}&lt;/span&gt;
  &lt;span style=&quot;color:#676767&quot;&gt;}&lt;/span&gt;
&lt;span style=&quot;color:#676767&quot;&gt;}&lt;/span&gt;
&lt;/pre&gt;
&lt;/body&gt;</string>
        </property>
        <property name="wordWrap">
         <bool>true</bool>
        </property>
        <property name="openExternalLinks">
         <bool>true</bool>
        </property>
        <property name="textInteractionFlags">
         <set>Qt::LinksAccessibleByMouse|Qt::TextSelectableByMouse</set>
        </property>
       </widget>
      </item>
     </layout>
    </widget>
   </item>
   <item>
    <spacer name="verticalSpacer">
     <property name="orientation">
      <enum>Qt::Vertical</enum>
     </property>
     <property name="sizeHint" stdset="0">
      <size>
       <width>20</width>
       <height>40</height>
      </size>
     </property>
    </spacer>
   </item>
  </layout>
 </widget>
 <customwidgets>
  <customwidget>
   <class>MyDoubleSpinBox</class>
   <extends>QDoubleSpinBox</extends>
   <header>my_double_spin_box.h</header>
  </customwidget>
  <customwidget>
   <class>MyGroupBox</class>
   <extends>QGroupBox</extends>
   <header>my_group_box.h</header>
   <container>1</container>
  </customwidget>
  <customwidget>
   <class>MySpinBox</class>
   <extends>QSpinBox</extends>
   <header>my_spin_box.h</header>
  </customwidget>
  <customwidget>
   <class>MyCheckBox</class>
   <extends>QCheckBox</extends>
   <header>my_check_box.h</header>
  </customwidget>
 </customwidgets>
 <tabstops>
  <tabstop>spinbox_transf_scale_0</tabstop>
  <tabstop>spinbox_transf_scale</tabstop>
  <tabstop>spinbox3_transf_addition_constant_x</tabstop>
  <tabstop>spinbox3_transf_addition_constant_y</tabstop>
  <tabstop>spinbox3_transf_addition_constant_z</tabstop>
  <tabstop>spinbox_transf_offset</tabstop>
  <tabstop>spinbox_transf_scale_1</tabstop>
  <tabstop>groupCheck_transf_addCpixel_enabled_false</tabstop>
  <tabstop>checkBox_transf_function_enabledx</tabstop>
  <tabstop>spinbox3_transf_constant_multiplier_000_x</tabstop>
  <tabstop>checkBox_transf_function_enabledy</tabstop>
  <tabstop>spinbox3_transf_constant_multiplier_000_y</tabstop>
  <tabstop>checkBox_transf_function_enabledz</tabstop>
  <tabstop>spinbox3_transf_constant_multiplier_000_z</tabstop>
  <tabstop>groupCheck_transf_function_enabled_false</tabstop>
  <tabstop>spinboxInt_transf_start_iterations_A</tabstop>
  <tabstop>spinboxInt_transf_stop_iterations_A</tabstop>
  <tabstop>groupCheck_info</tabstop>
 </tabstops>
 <resources/>
 <connections/>
</ui>
